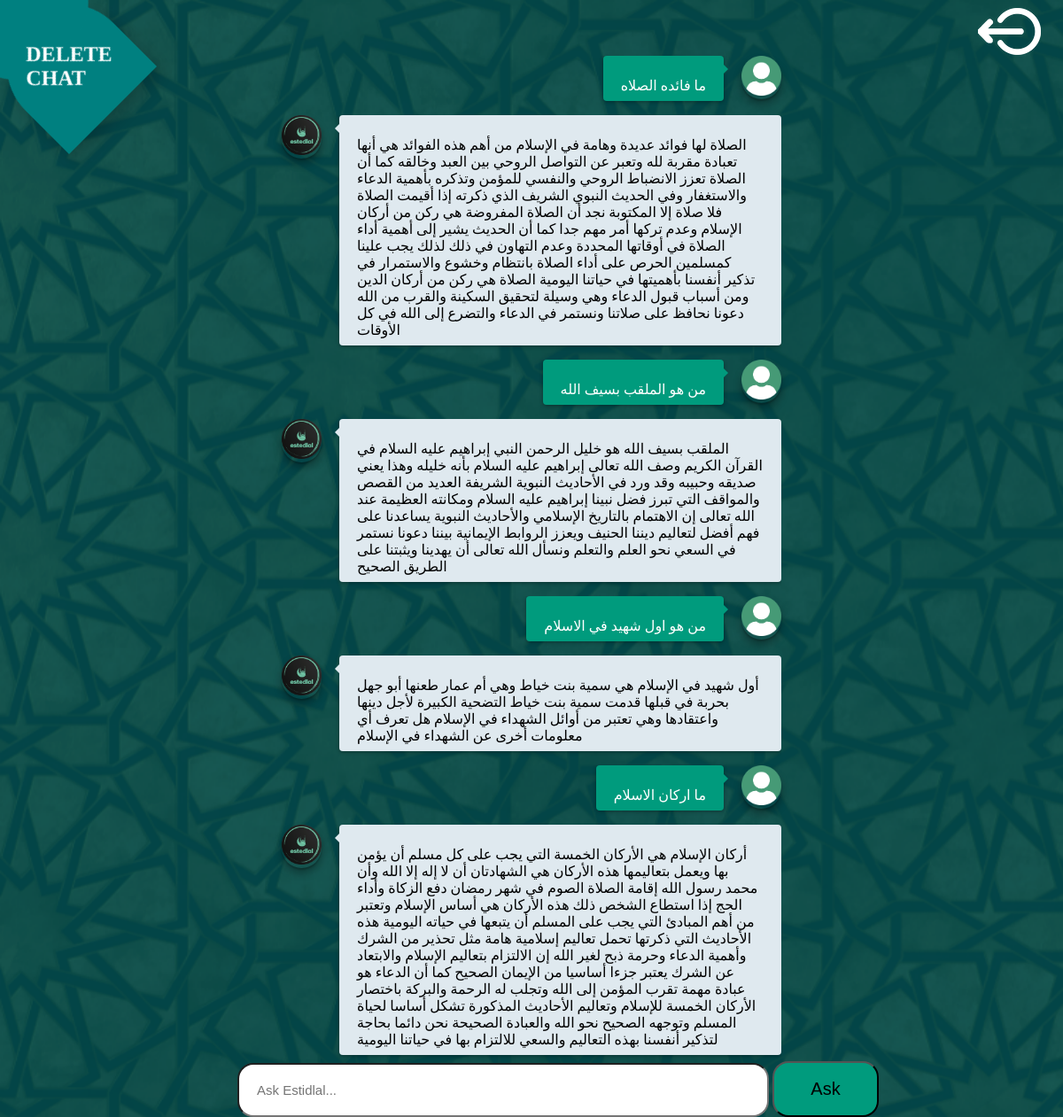
The page /home/answer/ (signed in) on the database its author committed.
### home/models.py (models this page shows, shortened)
class Answer(models.Model):
    login = models.ForeignKey(Login, related_name='question', on_delete=models.CASCADE, null=False, default=1)
    question_text = models.CharField(max_length=255, null=True)
    answer_text = models.CharField(max_length=255)
    created_at = models.DateTimeField(auto_now_add=True)  # Now use auto_now_add
    class Meta:
        ordering = ['created_at']

### home/views.py (the view)
# urls.py: path('answer/', views.answer, name='answer'),
def answer(request):
    if request.method == 'POST':
        question_text = request.POST.get('question', '')
        user_email = request.session.get('user_email')
        if user_email:
            try:
                user = Login.objects.get(email=user_email)
            except Login.DoesNotExist:
                return HttpResponse("User does not exist.")
        else:
            return HttpResponse("You need to log in to ask questions.")
        client = Client("Mohamed-Maher/Hadith-QA-System")
        result = client.predict(
            question=question_text,
            api_name="/predict"
        )
        answer = Answer.objects.create(
            question_text=question_text,
            answer_text=result,
            login=user
        )
        posts = Answer.objects.filter(login=user)
        return render(request, 'home/chat.html', {'posts': posts})
    else:
        user_email = request.session.get('user_email')
        if user_email:
            try:
                user = Login.objects.get(email=user_email)
            except Login.DoesNotExist:
                return HttpResponse("User does not exist.")
            posts = Answer.objects.filter(login=user)
        else:
            posts = Answer.objects.none()
        return render(request, 'home/chat.html', {'posts': posts})

### templates/home/chat.html (shortened to what this page needs)
<!DOCTYPE html>
<html lang="en">
<head>
    <link href="{% static 'css/chat-hadith.css' %}?v=1" rel="stylesheet">
</head>
<body>
    <div class="container bootstrap snippets bootdeys">
        <div class="col-md-7 col-xs-12 col-md-offset-2">
          <div class="panel" id="chat">
            <div class="panel-heading" style="display: flex; align-items: center;">
                <a href="{% url  'haraka' %}">
                    <img src="{% static 'img/logout.png' %}" alt="Logout" style="margin-right: 25px;" class="logout-icon">
                </a>
            </div>
        </div>
<a href="{% url 'delete_chat' %}" id="deleteButton" class="delete-button">
  <span class="button-text">Delete Chat</span>
</a>
              <div class="chats">
               {% block content %}
               {% for post in posts %}
                <div class="chat">
                  <div class="chat-avatar">
                    <a class="avatar avatar-online" data-toggle="tooltip" href="#" data-placement="right" title="" data-original-title="June Lane" >
                       <img src="{% static 'img/user.png' %}" alt=''  >
                    </a>
                  </div>
                  <div class="chat-body">
                    <div class="chat-content">
                      <p>
                        {{ post.question_text }}
                      </p>
                    </div>
                  </div>
                </div>
                <div class="chat chat-left">
                  <div class="chat-avatar">
                    <a class="avatar avatar-online" data-toggle="tooltip" href="#" data-placement="left" title="" data-original-title="Edward Fletcher">
                      <img src="{% static 'img/logo.png' %}" alt='' >
                    </a>
                  </div>
                  <div class="chat-body">
                    <div class="chat-content">
                      <p>
                         {{ post.answer_text }}
                      </p>
                    </div>
                  </div>
                </div>
               {% endfor %}
                {% endblock %}
              </div>
            </div>
            <div class="panel-footer">
              <form method="POST" action="{% url  'answer' %}">
            <div style="text-align: center;">
              <input style="font-size: 15px;
                            padding: 20px;
                            width: 50%;
                            box-sizing: border-box;
                            display: inline-block;
                            border-radius: 18px;"
                     class="form-control"
                     type="text"
                     id="question"
                     name="question"
                     placeholder="Ask Estidlal...">
              <button id="scrollToSubmit"
                      style="font-size: 20px;
                             padding: 18px;
                             width: 10%;
                             box-sizing: border-box;
                             background-color: #009b7d;
                             display: inline-block;
                             border-radius: 18px; /* Adjust the value to change the roundness */"
                      class="btn btn-primary btn-fixed"
                      type="submit">
                  Ask
              </button>
          </div>
        </form>
            </div>
          </div>
</body>
</html>

### static/css/chat-hadith.css (style rules this page uses)
body { background: url('/static/img/background.png'); margin-top: 5px; background-size: cover; }
.chats { padding: 52px 310px }
.chat-avatar { float: right; }
.chat-avatar .avatar { width: 30px; -webkit-box-shadow: 0 2px 2px 0 rgba(0,0,0,0.2),0 6px 10px 0 rgba(0,0,0,0.3); box-shadow: 0 2px 2px 0 rgba(0,0,0,0.2),0 6px 10px 0 rgba(0,0,0,0.3); }
.chat-body { display: block; margin: 6px 30px 0 0; overflow: hidden; }
.chat-content { position: relative; display: block; float: right; padding: 8px 20px; margin: 0 20px 10px 0; clear: both; color: #fff; background-color: #009b7d; border-radius: 4px; -webkit-box-shadow: 0 1px 4px 0 rgba(0,0,0,0.37); box-shadow: 0 1px 4px 0 rgba(0,0,0,0.37); }
.chat-content:before { position: absolute; top: 10px; right: -10px; width: 0; height: 0; content: ''; border: 5px solid transparent; border-left-color: #009b7d; }
.chat-content>p:last-child { margin-bottom: 0 }
.chat-left .chat-avatar { float: left; }
.chat-left .chat-body { margin-right: 0; margin-left: 30px; }
.chat-left .chat-content { float: left; margin: 0 0 10px 20px; color: black; background-color: #dfe9ef; }
.chat-left .chat-content:before { right: auto; left: -10px; border-right-color: #dfe9ef; border-left-color: transparent }
.panel-footer { padding: 0 30px 15px; background-color: transparent; border-top: 1px solid transparent; border-bottom-right-radius: 3px; border-bottom-left-radius: 3px; }
.avatar img { width: 100%; max-width: 100%; height: auto; border: 0 none; border-radius: 0px; }
.chat-avatar .avatar { width: 45px; }
.avatar { position: relative; display: inline-block; width: 40px; white-space: nowrap; border-radius: 1000px; }
.panel-footer { position: fixed; bottom: 0; left: 0; width: 100%; padding: 3px 30px; background-color: transparent; border-top: 1px solid transparent; z-index: 999; }
img.logout-icon { position: fixed; top: 0; right: 0; margin-right: 25px; background-image: url('/static/img/logout.png'); }
span { font-size: 1.5rem; text-transform: uppercase; font-weight: 600; color: #009b7d; }
.delete-button { background-color: #009b7d; border: none; color: white; padding: 20px; font-size: 18px; cursor: pointer; position: relative; transition: transform 0.3s; width: 100px; height: 100px; border-radius: 50% 50% 0 0; transform: rotate(-45deg); box-shadow: 0 10px 20px rgba(0, 0, 0, 0.2); }
.delete-button::before, .delete-button::after { content: ""; position: absolute; width: 100px; height: 100px; background-color: #009b7d; border-radius: 50%; top: -50px; left: 0; }
.delete-button::after { left: 50px; }
.button-text { position: absolute; top: 50%; left: 50%; transform: translate(-50%, -50%) rotate(45deg); z-index: 1; color: white; }

### templates/home/chat.html (style rules this page uses)
html { scroll-behavior: smooth; }
.panel-footer { bottom: 0; left: 0; width: 100%; height: 60px; z-index: 999; }
.form-control { position: relative; }
.btn-fixed { position: relative; }
.delete-button { display: inline-block; text-decoration: none; background-color: #009b7d; border: none; color: white; padding: 20px; font-size: 18px; cursor: pointer; position: fixed; transition: transform 0.3s; width: 100px; height: 100px; border-radius: 50% 50% 0 0; transform: rotate(-45deg); box-shadow: 0 10px 20px rgba(0, 0, 0, 0.2); }
.delete-button::before, .delete-button::after { content: ""; position: absolute; width: 100px; height: 100px; background-color: #009b7d; border-radius: 50%; top: -50px; left: 0; }
.delete-button::after { left: 50px; }
.button-text { position: absolute; top: 50%; left: 50%; transform: translate(-50%, -50%) rotate(45deg); z-index: 1; color: white; }

### rows shown on the page
Answer: question_text "ما فائده الصلاه", answer_text "الصلاة لها فوائد عديدة وهامة في الإسلام من أهم هذه الفوائد هي أنها تعبادة مقربة لله وتعبر عن التواصل الروحي بين العبد وخالقه كما أن الصلاة تعزز الانضباط الروحي والنفسي للمؤمن وتذكره بأهمية الدعاء والاستغفار وفي الحديث النبوي الشريف الذي ذكرته إذا أقيمت الصلاة فلا صلاة إلا المكتوبة نجد أن الصلاة المفروضة هي ركن من أركان الإسلام وعدم تركها أمر مهم جدا كما أن الحديث يشير إلى أهمية أداء الصلاة في أوقاتها المحددة وعدم التهاون في ذلك لذلك يجب علينا كمسلمين الحرص على أداء الصلاة بانتظام وخشوع والاستمرار في تذكير أنفسنا بأهميتها في حياتنا اليومية الصلاة هي ركن من أركان الدين ومن أسباب قبول الدعاء وهي وسيلة لتحقيق السكينة والقرب من الله دعونا نحافظ على صلاتنا ونستمر في الدعاء والتضرع إلى الله في كل…"
Answer: question_text "من هو الملقب بسيف الله", answer_text "الملقب بسيف الله هو خليل الرحمن النبي إبراهيم عليه السلام في القرآن الكريم وصف الله تعالى إبراهيم عليه السلام بأنه خليله وهذا يعني صديقه وحبيبه وقد ورد في الأحاديث النبوية الشريفة العديد من القصص والمواقف التي تبرز فضل نبينا إبراهيم عليه السلام ومكانته العظيمة عند الله تعالى إن الاهتمام بالتاريخ الإسلامي والأحاديث النبوية يساعدنا على فهم أفضل لتعاليم ديننا الحنيف ويعزز الروابط الإيمانية بيننا دعونا نستمر في السعي نحو العلم والتعلم ونسأل الله تعالى أن يهدينا ويثبتنا على الطريق الصحيح"
Answer: question_text "من هو اول شهيد في الاسلام", answer_text "أول شهيد في الإسلام هي سمية بنت خياط وهي أم عمار طعنها أبو جهل بحربة في قبلها قدمت سمية بنت خياط التضحية الكبيرة لأجل دينها واعتقادها وهي تعتبر من أوائل الشهداء في الإسلام هل تعرف أي معلومات أخرى عن الشهداء في الإسلام"
Answer: question_text "ما اركان الاسلام", answer_text "أركان الإسلام هي الأركان الخمسة التي يجب على كل مسلم أن يؤمن بها ويعمل بتعاليمها هذه الأركان هي الشهادتان أن لا إله إلا الله وأن محمد رسول الله إقامة الصلاة الصوم في شهر رمضان دفع الزكاة وأداء الحج إذا استطاع الشخص ذلك هذه الأركان هي أساس الإسلام وتعتبر من أهم المبادئ التي يجب على المسلم أن يتبعها في حياته اليومية هذه الأحاديث التي ذكرتها تحمل تعاليم إسلامية هامة مثل تحذير من الشرك وأهمية الدعاء وحرمة ذبح لغير الله إن الالتزام بتعاليم الإسلام والابتعاد عن الشرك يعتبر جزءا أساسيا من الإيمان الصحيح كما أن الدعاء هو عبادة مهمة تقرب المؤمن إلى الله وتجلب له الرحمة والبركة باختصار الأركان الخمسة للإسلام وتعاليم الأحاديث المذكورة تشكل أساسا لحياة المسلم وتوجهه الصحيح نحو الله والعبادة الصحيحة نحن…"
